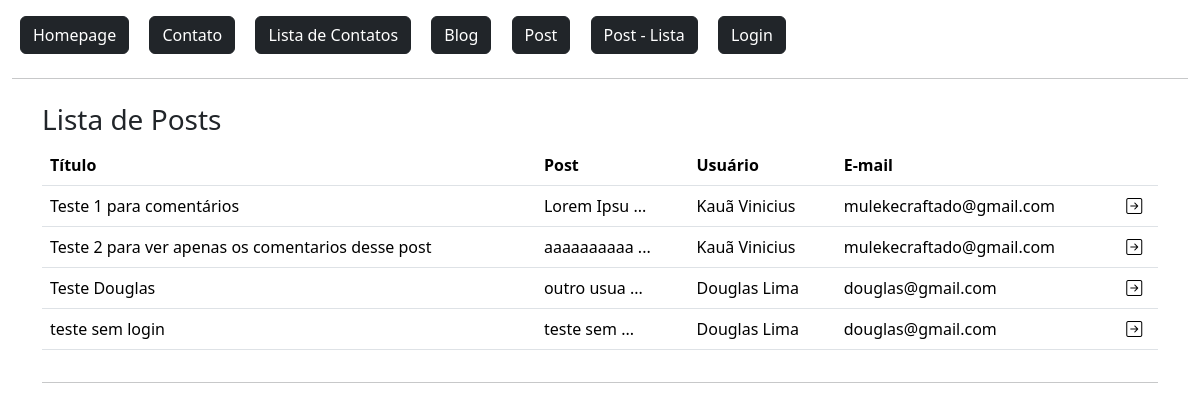
The page /post/lista/ on the database as committed earlier.
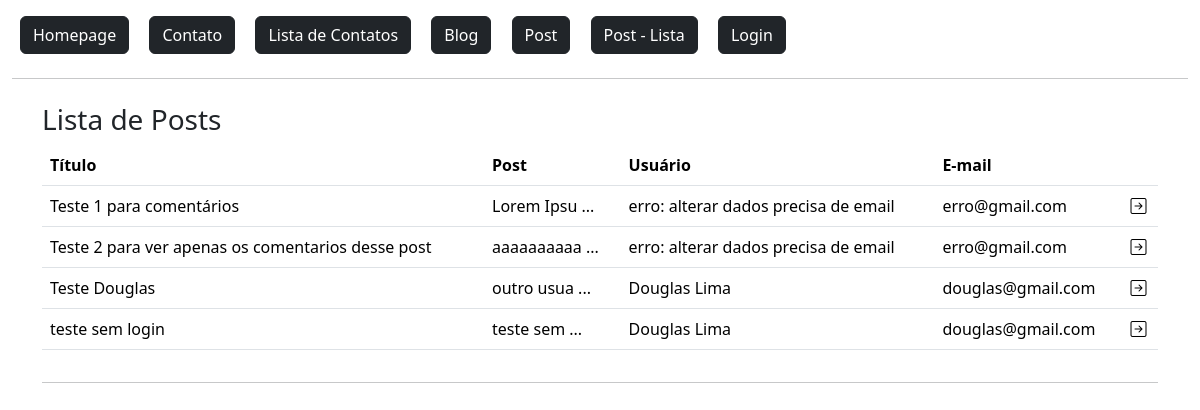
The same page on the database as committed later.
### flaskLearn/models.py (models this page shows, shortened)
class Post(db.Model):
    id = db.Column(db.Integer, primary_key=True)
    data_criacao = db.Column(db.DateTime, default=datetime.now())
    titulo = db.Column(db.String, nullable=True)
    mensagem = db.Column(db.String, nullable=True)
    user_id = db.Column(db.Integer, db.ForeignKey('user.id'), nullable=True) #Tabela que referencia a tabela usuário
    comentarios = db.relationship('PostComentarios', backref='post', lazy=True) #É a tabela referenciada. (um usuario pode ter varios posts)
    def msg_resumo(self):
        len_msg = len(self.mensagem)
        if len_msg > 10:
            return f"{self.mensagem[:10]} ..."
        else:
            return self.mensagem

class User(db.Model, UserMixin):
    id = db.Column(db.Integer, primary_key=True)
    admin = db.Column(db.Boolean, default=False)
    nome = db.Column(db.String, nullable=True)
    sobrenome = db.Column(db.String, nullable=True)
    email = db.Column(db.String, nullable=True)
    senha = db.Column(db.String, nullable=True)
    data_cadastro = db.Column(db.DateTime, default=datetime.now())
    posts = db.relationship('Post', backref='user', lazy=True) #É a tabela referenciada. (um usuario pode ter varios posts)
    post_comentarios = db.relationship('PostComentarios', backref='user', lazy=True) #É a tabela referenciada. (um usuario pode ter varios posts)

### flaskLearn/routes.py (the view)
@app.route('/post/lista/')
def postLista():
    posts = Post.query.all()
    return render_template('posts/post_lista.html', posts=posts)

### flaskLearn/templates/posts/post_lista.html (shortened to what this page needs)
{% extends 'baseTemplate/base.html' %}
{% block content %}
    {% include 'baseTemplate/nav.html' %}
    <div class="container">
        <div class="row mt-4">
            <h3>Lista de Posts</h3>
            <div class="col-12">
                <table class="table">
                    <thead>
                        <tr>
                            <th>Título</th>
                            <th>Post</th>
                            <th>Usuário</th>
                            <th>E-mail</th>
                            <th></th>
                        </tr>
                    </thead>
                    <tbody>
                        {% for linha in posts %}
                            <tr>
                                <td>{{linha.titulo}}</td>
                                <td>{{linha.msg_resumo()}}</td>
                                <td>{{linha.user.nome}} {{linha.user.sobrenome}}</td>
                                <td>{{linha.user.email}}</td>
                                <td>
                                    <a href="{{ url_for('postDetail', id=linha.id) }}">
                                        <i class="bi bi-arrow-right-square text-black"></i>
                                    </a>
                                </td>
                            </tr>
                        {% endfor %}
                    </tbody>
                </table>
            </div>
        </div>
        <hr>
    </div>
{% endblock %}

### flaskLearn/templates/baseTemplate/base.html (shortened to what this page needs)
<!DOCTYPE html>
<html lang="en">
<head>
    <link href="https://cdn.jsdelivr.net/npm/bootstrap@5.3.3/dist/css/bootstrap.min.css" rel="stylesheet">
    <link rel="stylesheet" href="https://cdn.jsdelivr.net/npm/bootstrap-icons@1.11.3/font/bootstrap-icons.min.css">
</head>
<body>
    <section class="container-fluid mt-2">
        {% block content %}
        {% endblock %}
    </section>
</body>
</html>

### flaskLearn/templates/baseTemplate/nav.html
<a href="{{url_for('homepage')}}" class="btn btn-dark m-2">
    Homepage
</a>
<a href="{{url_for('contato')}}" class="btn btn-dark m-2">
    Contato
</a>
<a href="{{url_for('contatoLista')}}" class="btn btn-dark m-2">
    Lista de Contatos
</a>
<a href="{{url_for('editorBlog')}}" class="btn btn-dark m-2">
    Blog
</a>
<a href="{{url_for('postNovo')}}" class="btn btn-dark m-2">
    Post
</a>
<a href="{{url_for('postLista')}}" class="btn btn-dark m-2">
    Post - Lista
</a>
{% if current_user.is_authenticated %}
    <a href="{{ url_for('dashboard') }}" class="btn btn-dark m-2">
        {{ current_user.nome }} {{ current_user.sobrenome }}
    </a>
    <a href="{{ url_for('logout') }}" class="btn btn-dark m-2">
        Sair
    </a>
{% else %}
    <a href="{{url_for('login')}}" class="btn btn-dark m-2">
        Login
    </a>
{% endif %}
<hr>

Rows that differ between the two databases and show on the page:
changed through a linked row, Post "Teste 1 para comentários": user.nome "Kauã" → "erro:"; user.sobrenome "Vinicius" → "alterar dados precisa de email"; user.email "mulekecraftado@gmail.com" → "erro@gmail.com"
changed through a linked row, Post "Teste 2 para ver apenas os comentarios desse post": user.nome "Kauã" → "erro:"; user.sobrenome "Vinicius" → "alterar dados precisa de email"; user.email "mulekecraftado@gmail.com" → "erro@gmail.com"
